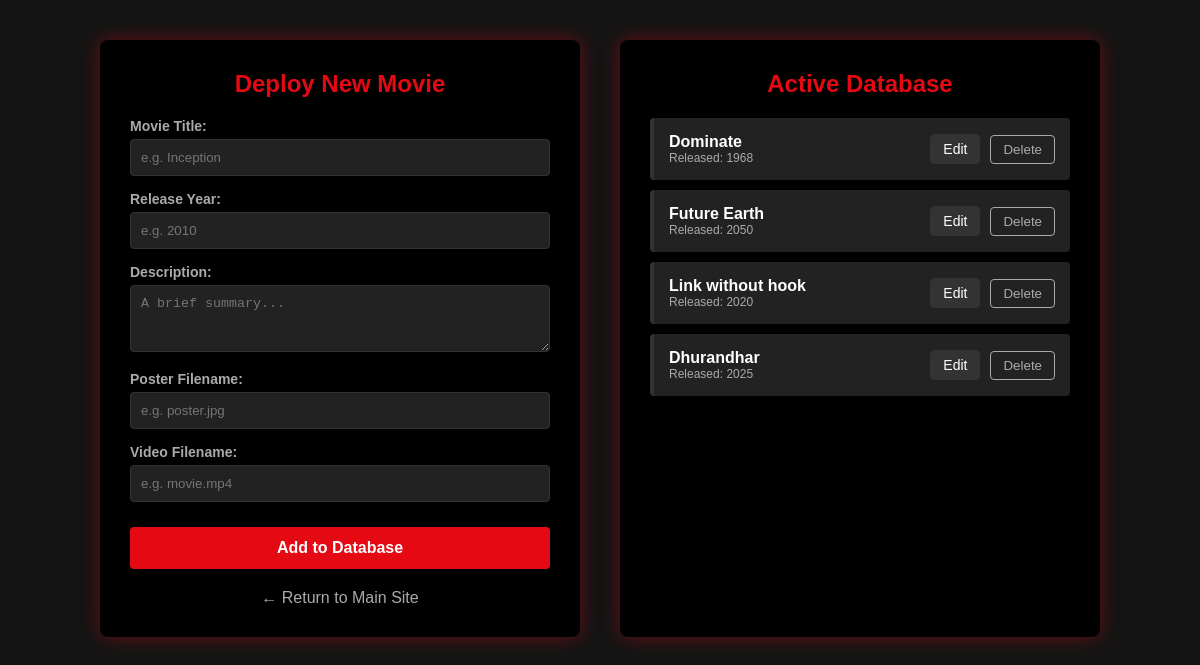
/admin, run on an earlier commit of the app's database.
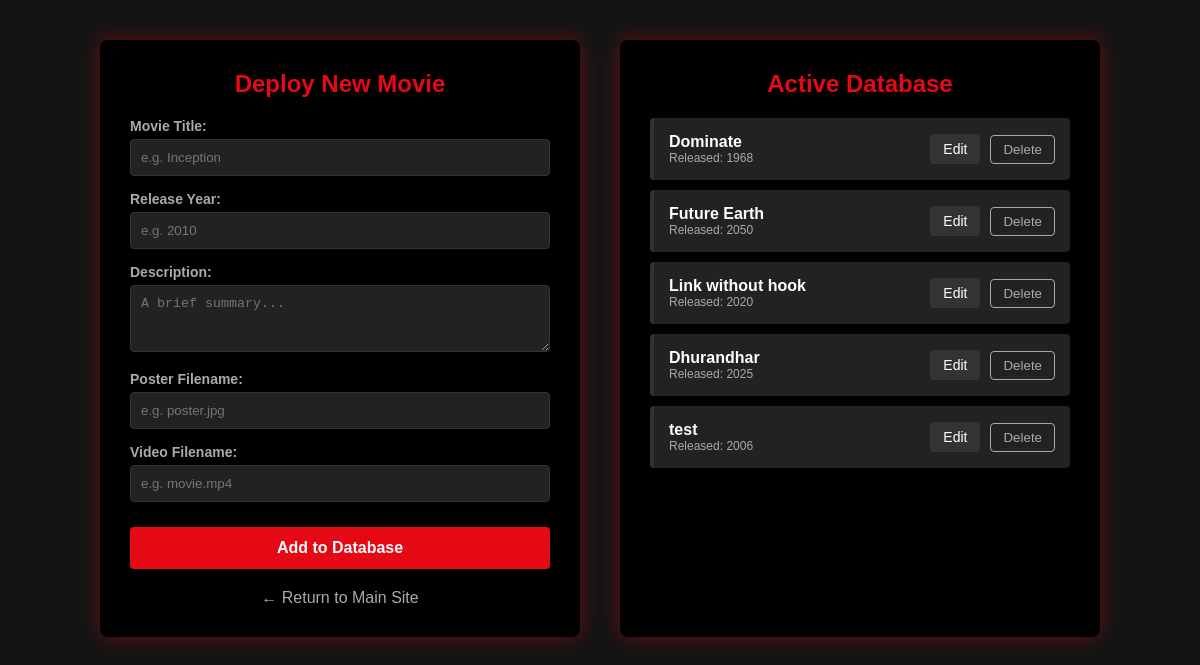
And on a later commit of the database.
### tables this page shows
CREATE TABLE movies (
        id INTEGER PRIMARY KEY AUTOINCREMENT,
        title TEXT NOT NULL,
        year TEXT NOT NULL,
        description TEXT,
        poster TEXT,
        video TEXT
    );

### app.py (the view)
@app.route('/admin')
def admin():
    conn = get_db_connection()
    movies_from_db = conn.execute('SELECT * FROM movies').fetchall()
    conn.close()
    return render_template('admin.html', movies=movies_from_db)

### app.py (called while the page is built)
def get_db_connection():
    basedir = os.path.abspath(os.path.dirname(__file__))
    db_path = os.path.join(basedir, 'movies.db')
    conn = sqlite3.connect(db_path)
    conn.row_factory = sqlite3.Row
    return conn

### templates/admin.html (shortened to what this page needs)
<!DOCTYPE html>
<html lang="en">
<head>
</head>
<body>
    <div class="admin-container">
        <div class="admin-box">
            <h2>Deploy New Movie</h2>
            <form action="/add_movie" method="POST">
                <label>Movie Title:</label>
                <input type="text" name="title" required placeholder="e.g. Inception">
                <label>Release Year:</label>
                <input type="text" name="year" required placeholder="e.g. 2010">
                <label>Description:</label>
                <textarea name="description" rows="3" required placeholder="A brief summary..."></textarea>
                <label>Poster Filename:</label>
                <input type="text" name="poster" required placeholder="e.g. poster.jpg">
                <label>Video Filename:</label>
                <input type="text" name="video" required placeholder="e.g. movie.mp4">
                <button type="submit" class="btn-add">Add to Database</button>
            </form>
            <a href="/" class="back-link">&larr; Return to Main Site</a>
        </div>
        <div class="admin-box">
            <h2>Active Database</h2>
            <div class="movie-list">
                {% for movie in movies %}
                <div class="movie-list-item">
                    <div class="movie-info">
                        <span class="movie-title">{{ movie['title'] }}</span>
                        <span class="movie-year">Released: {{ movie['year'] }}</span>
                    </div>
                    <div style="display: flex; gap: 10px; align-items: center;">
                        <a href="/edit_movie/{{ movie['id'] }}" class="btn-edit">Edit</a>
                        <form action="/delete_movie/{{ movie['id'] }}" method="POST" style="margin: 0;">
                            <button type="submit" class="btn-delete">Delete</button>
                        </form>
                    </div>
                </div>
                {% else %}
                <p style="color: #aaa; text-align: center;">No movies in the database.</p>
                {% endfor %}
            </div>
        </div>
    </div>
</body>
</html>

### templates/admin.html (style rules this page uses)
body { background-color: #141414; color: white; font-family: Arial, sans-serif; display: flex; justify-content: center; align-items: flex-start; min-height: 100vh; margin: 0; padding: 40px; box-sizing: border-box; }
.admin-container { display: flex; gap: 40px; max-width: 1000px; width: 100%; }
.admin-box { background-color: #000; padding: 30px; border-radius: 8px; box-shadow: 0px 0px 20px rgba(229, 9, 20, 0.4); flex: 1; }
h2 { text-align: center; color: #e50914; margin-bottom: 20px; margin-top: 0; }
label { display: block; margin-top: 15px; font-weight: bold; color: #aaa; font-size: 14px; }
input, textarea { width: 100%; padding: 10px; margin-top: 5px; border-radius: 4px; border: 1px solid #333; background-color: #222; color: white; box-sizing: border-box; }
.btn-add { width: 100%; padding: 12px; margin-top: 25px; background-color: #e50914; color: white; border: none; border-radius: 4px; font-weight: bold; font-size: 16px; cursor: pointer; transition: 0.3s; }
.back-link { display: block; text-align: center; margin-top: 20px; color: #aaa; text-decoration: none; }
.movie-list-item { background-color: #222; padding: 15px; margin-bottom: 10px; border-radius: 4px; display: flex; justify-content: space-between; align-items: center; border-left: 4px solid #333; }
.movie-info { display: flex; flex-direction: column; }
.movie-title { font-weight: bold; font-size: 16px; }
.movie-year { color: #aaa; font-size: 12px; }
.btn-delete { background-color: transparent; color: #aaa; border: 1px solid #aaa; padding: 6px 12px; border-radius: 4px; cursor: pointer; transition: 0.3s; }
.btn-edit { background-color: #333; color: white; padding: 6px 12px; border-radius: 4px; text-decoration: none; font-size: 14px; transition: 0.3s; border: 1px solid #333; }

What changed in the data, as far as the page shows it:
added movies: title "test", year "2006"
